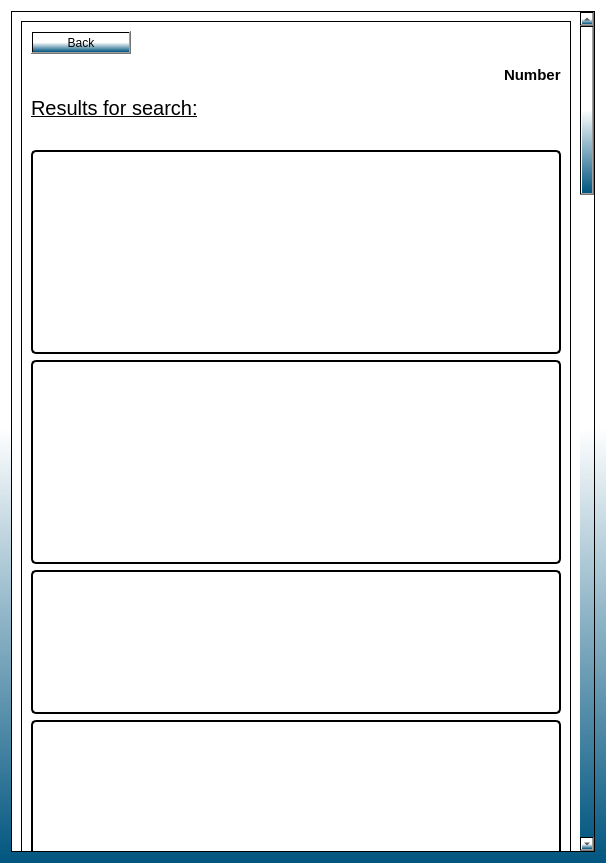
<?xml version="1.0" encoding="UTF-8"?>
<ui version="4.0">
 <class>Dialog</class>
 <widget class="QDialog" name="Dialog">
  <property name="geometry">
   <rect>
    <x>0</x>
    <y>0</y>
    <width>606</width>
    <height>863</height>
   </rect>
  </property>
  <property name="windowTitle">
   <string>Results</string>
  </property>
  <property name="styleSheet">
   <string notr="true">background-color: qlineargradient(spread:pad, x1:1, y1:1, x2:1, y2:0, stop:0 rgba(0, 85, 127, 255), stop:0.505 rgba(255, 255, 255, 255), stop:0.518692 rgba(255, 255, 255, 255), stop:0.551402 rgba(255, 255, 255, 255), stop:1 rgba(255, 255, 255, 255));</string>
  </property>
  <layout class="QVBoxLayout" name="verticalLayout_3">
   <item>
    <widget class="QScrollArea" name="scrollArea">
     <property name="widgetResizable">
      <bool>true</bool>
     </property>
     <widget class="QWidget" name="scrollAreaWidgetContents">
      <property name="geometry">
       <rect>
        <x>0</x>
        <y>0</y>
        <width>561</width>
        <height>4022</height>
       </rect>
      </property>
      <layout class="QVBoxLayout" name="verticalLayout">
       <item>
        <widget class="QFrame" name="frame">
         <property name="minimumSize">
          <size>
           <width>0</width>
           <height>4000</height>
          </size>
         </property>
         <property name="frameShape">
          <enum>QFrame::StyledPanel</enum>
         </property>
         <property name="frameShadow">
          <enum>QFrame::Raised</enum>
         </property>
         <layout class="QVBoxLayout" name="verticalLayout_2">
          <item>
           <widget class="QPushButton" name="Backbutton">
            <property name="minimumSize">
             <size>
              <width>10</width>
              <height>0</height>
             </size>
            </property>
            <property name="maximumSize">
             <size>
              <width>100</width>
              <height>16777215</height>
             </size>
            </property>
            <property name="text">
             <string>Back</string>
            </property>
            <property name="autoDefault">
             <bool>false</bool>
            </property>
           </widget>
          </item>
          <item alignment="Qt::AlignRight">
           <widget class="QLabel" name="ResultsCount">
            <property name="sizePolicy">
             <sizepolicy hsizetype="Preferred" vsizetype="Preferred">
              <horstretch>0</horstretch>
              <verstretch>0</verstretch>
             </sizepolicy>
            </property>
            <property name="minimumSize">
             <size>
              <width>20</width>
              <height>20</height>
             </size>
            </property>
            <property name="maximumSize">
             <size>
              <width>100</width>
              <height>30</height>
             </size>
            </property>
            <property name="font">
             <font>
              <pointsize>-1</pointsize>
              <weight>75</weight>
              <bold>true</bold>
             </font>
            </property>
            <property name="layoutDirection">
             <enum>Qt::LeftToRight</enum>
            </property>
            <property name="styleSheet">
             <string notr="true">color: rgb(0, 0, 0);
background-color: rgb(255, 255, 255);
font-size:15px;

border-radius: 5px;</string>
            </property>
            <property name="text">
             <string>Number</string>
            </property>
            <property name="textInteractionFlags">
             <set>Qt::NoTextInteraction</set>
            </property>
           </widget>
          </item>
          <item>
           <widget class="QLabel" name="label">
            <property name="maximumSize">
             <size>
              <width>16777215</width>
              <height>48</height>
             </size>
            </property>
            <property name="font">
             <font>
              <pointsize>-1</pointsize>
              <underline>true</underline>
             </font>
            </property>
            <property name="styleSheet">
             <string notr="true">background-color: rgb(255, 255, 255);
font-size: 20px;
text-decoration: underline;</string>
            </property>
            <property name="text">
             <string>Results for search:</string>
            </property>
            <property name="alignment">
             <set>Qt::AlignLeading|Qt::AlignLeft|Qt::AlignTop</set>
            </property>
           </widget>
          </item>
          <item>
           <widget class="QLabel" name="FirstResult_0">
            <property name="sizePolicy">
             <sizepolicy hsizetype="Expanding" vsizetype="Preferred">
              <horstretch>0</horstretch>
              <verstretch>0</verstretch>
             </sizepolicy>
            </property>
            <property name="minimumSize">
             <size>
              <width>0</width>
              <height>204</height>
             </size>
            </property>
            <property name="styleSheet">
             <string notr="true">color: rgb(0, 0, 0);
background-color: rgb(255, 255, 255);
font-size:15px;
border: 2px solid;
border-radius: 5px;</string>
            </property>
            <property name="text">
             <string/>
            </property>
            <property name="textFormat">
             <enum>Qt::AutoText</enum>
            </property>
            <property name="scaledContents">
             <bool>false</bool>
            </property>
            <property name="alignment">
             <set>Qt::AlignLeading|Qt::AlignLeft|Qt::AlignTop</set>
            </property>
            <property name="wordWrap">
             <bool>true</bool>
            </property>
            <property name="margin">
             <number>-1</number>
            </property>
            <property name="openExternalLinks">
             <bool>true</bool>
            </property>
            <property name="textInteractionFlags">
             <set>Qt::LinksAccessibleByMouse|Qt::TextSelectableByMouse</set>
            </property>
           </widget>
          </item>
          <item>
           <widget class="QLabel" name="FirstResult_1">
            <property name="sizePolicy">
             <sizepolicy hsizetype="Expanding" vsizetype="Preferred">
              <horstretch>0</horstretch>
              <verstretch>0</verstretch>
             </sizepolicy>
            </property>
            <property name="minimumSize">
             <size>
              <width>0</width>
              <height>204</height>
             </size>
            </property>
            <property name="styleSheet">
             <string notr="true">color: rgb(0, 0, 0);
background-color: rgb(255, 255, 255);
font-size:15px;
border: 2px solid;
border-radius: 5px;</string>
            </property>
            <property name="text">
             <string/>
            </property>
            <property name="textFormat">
             <enum>Qt::AutoText</enum>
            </property>
            <property name="scaledContents">
             <bool>false</bool>
            </property>
            <property name="alignment">
             <set>Qt::AlignLeading|Qt::AlignLeft|Qt::AlignTop</set>
            </property>
            <property name="wordWrap">
             <bool>true</bool>
            </property>
            <property name="margin">
             <number>-1</number>
            </property>
            <property name="openExternalLinks">
             <bool>true</bool>
            </property>
            <property name="textInteractionFlags">
             <set>Qt::LinksAccessibleByMouse|Qt::TextSelectableByMouse</set>
            </property>
           </widget>
          </item>
          <item>
           <widget class="QLabel" name="FirstResult_2">
            <property name="styleSheet">
             <string notr="true">color: rgb(0, 0, 0);
background-color: rgb(255, 255, 255);
font-size:15px;
border: 2px solid;
border-radius: 5px;</string>
            </property>
            <property name="text">
             <string/>
            </property>
            <property name="textFormat">
             <enum>Qt::AutoText</enum>
            </property>
            <property name="scaledContents">
             <bool>false</bool>
            </property>
            <property name="alignment">
             <set>Qt::AlignLeading|Qt::AlignLeft|Qt::AlignTop</set>
            </property>
            <property name="wordWrap">
             <bool>true</bool>
            </property>
            <property name="margin">
             <number>-1</number>
            </property>
            <property name="openExternalLinks">
             <bool>true</bool>
            </property>
            <property name="textInteractionFlags">
             <set>Qt::LinksAccessibleByMouse|Qt::TextSelectableByMouse</set>
            </property>
           </widget>
          </item>
          <item>
           <widget class="QLabel" name="FirstResult_3">
            <property name="styleSheet">
             <string notr="true">color: rgb(0, 0, 0);
background-color: rgb(255, 255, 255);
font-size:15px;
border: 2px solid;
border-radius: 5px;</string>
            </property>
            <property name="text">
             <string/>
            </property>
            <property name="textFormat">
             <enum>Qt::AutoText</enum>
            </property>
            <property name="scaledContents">
             <bool>false</bool>
            </property>
            <property name="alignment">
             <set>Qt::AlignLeading|Qt::AlignLeft|Qt::AlignTop</set>
            </property>
            <property name="wordWrap">
             <bool>true</bool>
            </property>
            <property name="margin">
             <number>-1</number>
            </property>
            <property name="openExternalLinks">
             <bool>true</bool>
            </property>
            <property name="textInteractionFlags">
             <set>Qt::LinksAccessibleByMouse|Qt::TextSelectableByMouse</set>
            </property>
           </widget>
          </item>
          <item>
           <widget class="QLabel" name="FirstResult_4">
            <property name="styleSheet">
             <string notr="true">color: rgb(0, 0, 0);
background-color: rgb(255, 255, 255);
font-size:15px;
border: 2px solid;
border-radius: 5px;</string>
            </property>
            <property name="text">
             <string/>
            </property>
            <property name="textFormat">
             <enum>Qt::AutoText</enum>
            </property>
            <property name="scaledContents">
             <bool>false</bool>
            </property>
            <property name="alignment">
             <set>Qt::AlignLeading|Qt::AlignLeft|Qt::AlignTop</set>
            </property>
            <property name="wordWrap">
             <bool>true</bool>
            </property>
            <property name="margin">
             <number>-1</number>
            </property>
            <property name="openExternalLinks">
             <bool>true</bool>
            </property>
            <property name="textInteractionFlags">
             <set>Qt::LinksAccessibleByMouse|Qt::TextSelectableByMouse</set>
            </property>
           </widget>
          </item>
          <item>
           <widget class="QLabel" name="FirstResult_5">
            <property name="styleSheet">
             <string notr="true">color: rgb(0, 0, 0);
background-color: rgb(255, 255, 255);
font-size:15px;
border: 2px solid;
border-radius: 5px;</string>
            </property>
            <property name="text">
             <string/>
            </property>
            <property name="textFormat">
             <enum>Qt::AutoText</enum>
            </property>
            <property name="scaledContents">
             <bool>false</bool>
            </property>
            <property name="alignment">
             <set>Qt::AlignLeading|Qt::AlignLeft|Qt::AlignTop</set>
            </property>
            <property name="wordWrap">
             <bool>true</bool>
            </property>
            <property name="margin">
             <number>-1</number>
            </property>
            <property name="openExternalLinks">
             <bool>true</bool>
            </property>
            <property name="textInteractionFlags">
             <set>Qt::LinksAccessibleByMouse|Qt::TextSelectableByMouse</set>
            </property>
           </widget>
          </item>
          <item>
           <widget class="QLabel" name="FirstResult_6">
            <property name="styleSheet">
             <string notr="true">color: rgb(0, 0, 0);
background-color: rgb(255, 255, 255);
font-size:15px;
border: 2px solid;
border-radius: 5px;</string>
            </property>
            <property name="text">
             <string/>
            </property>
            <property name="textFormat">
             <enum>Qt::AutoText</enum>
            </property>
            <property name="scaledContents">
             <bool>false</bool>
            </property>
            <property name="alignment">
             <set>Qt::AlignLeading|Qt::AlignLeft|Qt::AlignTop</set>
            </property>
            <property name="wordWrap">
             <bool>true</bool>
            </property>
            <property name="margin">
             <number>-1</number>
            </property>
            <property name="openExternalLinks">
             <bool>true</bool>
            </property>
            <property name="textInteractionFlags">
             <set>Qt::LinksAccessibleByMouse|Qt::TextSelectableByMouse</set>
            </property>
           </widget>
          </item>
          <item>
           <widget class="QLabel" name="FirstResult_7">
            <property name="styleSheet">
             <string notr="true">color: rgb(0, 0, 0);
background-color: rgb(255, 255, 255);
font-size:15px;
border: 2px solid;
border-radius: 5px;</string>
            </property>
            <property name="text">
             <string/>
            </property>
            <property name="textFormat">
             <enum>Qt::AutoText</enum>
            </property>
            <property name="scaledContents">
             <bool>false</bool>
            </property>
            <property name="alignment">
             <set>Qt::AlignLeading|Qt::AlignLeft|Qt::AlignTop</set>
            </property>
            <property name="wordWrap">
             <bool>true</bool>
            </property>
            <property name="margin">
             <number>-1</number>
            </property>
            <property name="openExternalLinks">
             <bool>true</bool>
            </property>
            <property name="textInteractionFlags">
             <set>Qt::LinksAccessibleByMouse|Qt::TextSelectableByMouse</set>
            </property>
           </widget>
          </item>
          <item>
           <widget class="QLabel" name="FirstResult_8">
            <property name="styleSheet">
             <string notr="true">color: rgb(0, 0, 0);
background-color: rgb(255, 255, 255);
font-size:15px;
border: 2px solid;
border-radius: 5px;</string>
            </property>
            <property name="text">
             <string/>
            </property>
            <property name="textFormat">
             <enum>Qt::AutoText</enum>
            </property>
            <property name="scaledContents">
             <bool>false</bool>
            </property>
            <property name="alignment">
             <set>Qt::AlignLeading|Qt::AlignLeft|Qt::AlignTop</set>
            </property>
            <property name="wordWrap">
             <bool>true</bool>
            </property>
            <property name="margin">
             <number>-1</number>
            </property>
            <property name="openExternalLinks">
             <bool>true</bool>
            </property>
            <property name="textInteractionFlags">
             <set>Qt::LinksAccessibleByMouse|Qt::TextSelectableByMouse</set>
            </property>
           </widget>
          </item>
          <item>
           <widget class="QLabel" name="FirstResult_9">
            <property name="styleSheet">
             <string notr="true">color: rgb(0, 0, 0);
background-color: rgb(255, 255, 255);
font-size:15px;
border: 2px solid;
border-radius: 5px;</string>
            </property>
            <property name="text">
             <string/>
            </property>
            <property name="textFormat">
             <enum>Qt::AutoText</enum>
            </property>
            <property name="scaledContents">
             <bool>false</bool>
            </property>
            <property name="alignment">
             <set>Qt::AlignLeading|Qt::AlignLeft|Qt::AlignTop</set>
            </property>
            <property name="wordWrap">
             <bool>true</bool>
            </property>
            <property name="margin">
             <number>-1</number>
            </property>
            <property name="openExternalLinks">
             <bool>true</bool>
            </property>
            <property name="textInteractionFlags">
             <set>Qt::LinksAccessibleByMouse|Qt::TextSelectableByMouse</set>
            </property>
           </widget>
          </item>
          <item>
           <widget class="QLabel" name="FirstResult_10">
            <property name="styleSheet">
             <string notr="true">color: rgb(0, 0, 0);
background-color: rgb(255, 255, 255);
font-size:15px;
border: 2px solid;
border-radius: 5px;</string>
            </property>
            <property name="text">
             <string/>
            </property>
            <property name="textFormat">
             <enum>Qt::AutoText</enum>
            </property>
            <property name="scaledContents">
             <bool>false</bool>
            </property>
            <property name="alignment">
             <set>Qt::AlignLeading|Qt::AlignLeft|Qt::AlignTop</set>
            </property>
            <property name="wordWrap">
             <bool>true</bool>
            </property>
            <property name="margin">
             <number>-1</number>
            </property>
            <property name="openExternalLinks">
             <bool>true</bool>
            </property>
            <property name="textInteractionFlags">
             <set>Qt::LinksAccessibleByMouse|Qt::TextSelectableByMouse</set>
            </property>
           </widget>
          </item>
          <item>
           <widget class="QLabel" name="FirstResult_11">
            <property name="styleSheet">
             <string notr="true">color: rgb(0, 0, 0);
background-color: rgb(255, 255, 255);
font-size:15px;
border: 2px solid;
border-radius: 5px;</string>
            </property>
            <property name="text">
             <string/>
            </property>
            <property name="textFormat">
             <enum>Qt::AutoText</enum>
            </property>
            <property name="scaledContents">
             <bool>false</bool>
            </property>
            <property name="alignment">
             <set>Qt::AlignLeading|Qt::AlignLeft|Qt::AlignTop</set>
            </property>
            <property name="wordWrap">
             <bool>true</bool>
            </property>
            <property name="margin">
             <number>-1</number>
            </property>
            <property name="openExternalLinks">
             <bool>true</bool>
            </property>
            <property name="textInteractionFlags">
             <set>Qt::LinksAccessibleByMouse|Qt::TextSelectableByMouse</set>
            </property>
           </widget>
          </item>
          <item>
           <widget class="QLabel" name="FirstResult_12">
            <property name="styleSheet">
             <string notr="true">color: rgb(0, 0, 0);
background-color: rgb(255, 255, 255);
font-size:15px;
border: 2px solid;
border-radius: 5px;</string>
            </property>
            <property name="text">
             <string/>
            </property>
            <property name="textFormat">
             <enum>Qt::AutoText</enum>
            </property>
            <property name="scaledContents">
             <bool>false</bool>
            </property>
            <property name="alignment">
             <set>Qt::AlignLeading|Qt::AlignLeft|Qt::AlignTop</set>
            </property>
            <property name="wordWrap">
             <bool>true</bool>
            </property>
            <property name="margin">
             <number>-1</number>
            </property>
            <property name="openExternalLinks">
             <bool>true</bool>
            </property>
            <property name="textInteractionFlags">
             <set>Qt::LinksAccessibleByMouse|Qt::TextSelectableByMouse</set>
            </property>
           </widget>
          </item>
          <item>
           <widget class="QLabel" name="FirstResult_13">
            <property name="styleSheet">
             <string notr="true">color: rgb(0, 0, 0);
background-color: rgb(255, 255, 255);
font-size:15px;
border: 2px solid;
border-radius: 5px;</string>
            </property>
            <property name="text">
             <string/>
            </property>
            <property name="textFormat">
             <enum>Qt::AutoText</enum>
            </property>
            <property name="scaledContents">
             <bool>false</bool>
            </property>
            <property name="alignment">
             <set>Qt::AlignLeading|Qt::AlignLeft|Qt::AlignTop</set>
            </property>
            <property name="wordWrap">
             <bool>true</bool>
            </property>
            <property name="margin">
             <number>-1</number>
            </property>
            <property name="openExternalLinks">
             <bool>true</bool>
            </property>
            <property name="textInteractionFlags">
             <set>Qt::LinksAccessibleByMouse|Qt::TextSelectableByMouse</set>
            </property>
           </widget>
          </item>
          <item>
           <widget class="QLabel" name="FirstResult_14">
            <property name="styleSheet">
             <string notr="true">color: rgb(0, 0, 0);
background-color: rgb(255, 255, 255);
font-size:15px;
border: 2px solid;
border-radius: 5px;</string>
            </property>
            <property name="text">
             <string/>
            </property>
            <property name="textFormat">
             <enum>Qt::AutoText</enum>
            </property>
            <property name="scaledContents">
             <bool>false</bool>
            </property>
            <property name="alignment">
             <set>Qt::AlignLeading|Qt::AlignLeft|Qt::AlignTop</set>
            </property>
            <property name="wordWrap">
             <bool>true</bool>
            </property>
            <property name="margin">
             <number>-1</number>
            </property>
            <property name="openExternalLinks">
             <bool>true</bool>
            </property>
            <property name="textInteractionFlags">
             <set>Qt::LinksAccessibleByMouse|Qt::TextSelectableByMouse</set>
            </property>
           </widget>
          </item>
          <item>
           <widget class="QLabel" name="FirstResult_15">
            <property name="styleSheet">
             <string notr="true">color: rgb(0, 0, 0);
background-color: rgb(255, 255, 255);
font-size:15px;
border: 2px solid;
border-radius: 5px;</string>
            </property>
            <property name="text">
             <string/>
            </property>
            <property name="textFormat">
             <enum>Qt::AutoText</enum>
            </property>
            <property name="scaledContents">
             <bool>false</bool>
            </property>
            <property name="alignment">
             <set>Qt::AlignLeading|Qt::AlignLeft|Qt::AlignTop</set>
            </property>
            <property name="wordWrap">
             <bool>true</bool>
            </property>
            <property name="margin">
             <number>-1</number>
            </property>
            <property name="openExternalLinks">
             <bool>true</bool>
            </property>
            <property name="textInteractionFlags">
             <set>Qt::LinksAccessibleByMouse|Qt::TextSelectableByMouse</set>
            </property>
           </widget>
          </item>
          <item>
           <widget class="QLabel" name="FirstResult_16">
            <property name="styleSheet">
             <string notr="true">color: rgb(0, 0, 0);
background-color: rgb(255, 255, 255);
font-size:15px;
border: 2px solid;
border-radius: 5px;</string>
            </property>
            <property name="text">
             <string/>
            </property>
            <property name="textFormat">
             <enum>Qt::AutoText</enum>
            </property>
            <property name="scaledContents">
             <bool>false</bool>
            </property>
            <property name="alignment">
             <set>Qt::AlignLeading|Qt::AlignLeft|Qt::AlignTop</set>
            </property>
            <property name="wordWrap">
             <bool>true</bool>
            </property>
            <property name="margin">
             <number>-1</number>
            </property>
            <property name="openExternalLinks">
             <bool>true</bool>
            </property>
            <property name="textInteractionFlags">
             <set>Qt::LinksAccessibleByMouse|Qt::TextSelectableByMouse</set>
            </property>
           </widget>
          </item>
          <item>
           <widget class="QLabel" name="FirstResult_17">
            <property name="styleSheet">
             <string notr="true">color: rgb(0, 0, 0);
background-color: rgb(255, 255, 255);
font-size:15px;
border: 2px solid;
border-radius: 5px;</string>
            </property>
            <property name="text">
             <string/>
            </property>
            <property name="textFormat">
             <enum>Qt::AutoText</enum>
            </property>
            <property name="scaledContents">
             <bool>false</bool>
            </property>
            <property name="alignment">
             <set>Qt::AlignLeading|Qt::AlignLeft|Qt::AlignTop</set>
            </property>
            <property name="wordWrap">
             <bool>true</bool>
            </property>
            <property name="margin">
             <number>-1</number>
            </property>
            <property name="openExternalLinks">
             <bool>true</bool>
            </property>
            <property name="textInteractionFlags">
             <set>Qt::LinksAccessibleByMouse|Qt::TextSelectableByMouse</set>
            </property>
           </widget>
          </item>
          <item>
           <widget class="QLabel" name="FirstResult_18">
            <property name="styleSheet">
             <string notr="true">color: rgb(0, 0, 0);
background-color: rgb(255, 255, 255);
font-size:15px;
border: 2px solid;
border-radius: 5px;</string>
            </property>
            <property name="text">
             <string/>
            </property>
            <property name="textFormat">
             <enum>Qt::AutoText</enum>
            </property>
            <property name="scaledContents">
             <bool>false</bool>
            </property>
            <property name="alignment">
             <set>Qt::AlignLeading|Qt::AlignLeft|Qt::AlignTop</set>
            </property>
            <property name="wordWrap">
             <bool>true</bool>
            </property>
            <property name="margin">
             <number>-1</number>
            </property>
            <property name="openExternalLinks">
             <bool>true</bool>
            </property>
            <property name="textInteractionFlags">
             <set>Qt::LinksAccessibleByMouse|Qt::TextSelectableByMouse</set>
            </property>
           </widget>
          </item>
          <item>
           <widget class="QLabel" name="FirstResult_19">
            <property name="styleSheet">
             <string notr="true">color: rgb(0, 0, 0);
background-color: rgb(255, 255, 255);
font-size:15px;
border: 2px solid;
border-radius: 5px;</string>
            </property>
            <property name="text">
             <string/>
            </property>
            <property name="textFormat">
             <enum>Qt::AutoText</enum>
            </property>
            <property name="scaledContents">
             <bool>false</bool>
            </property>
            <property name="alignment">
             <set>Qt::AlignLeading|Qt::AlignLeft|Qt::AlignTop</set>
            </property>
            <property name="wordWrap">
             <bool>true</bool>
            </property>
            <property name="margin">
             <number>-1</number>
            </property>
            <property name="openExternalLinks">
             <bool>true</bool>
            </property>
            <property name="textInteractionFlags">
             <set>Qt::LinksAccessibleByMouse|Qt::TextSelectableByMouse</set>
            </property>
           </widget>
          </item>
          <item>
           <widget class="QLabel" name="FirstResult_20">
            <property name="styleSheet">
             <string notr="true">color: rgb(0, 0, 0);
background-color: rgb(255, 255, 255);
font-size:15px;
border: 2px solid;
border-radius: 5px;</string>
            </property>
            <property name="text">
             <string/>
            </property>
            <property name="textFormat">
             <enum>Qt::AutoText</enum>
            </property>
            <property name="scaledContents">
             <bool>false</bool>
            </property>
            <property name="alignment">
             <set>Qt::AlignLeading|Qt::AlignLeft|Qt::AlignTop</set>
            </property>
            <property name="wordWrap">
             <bool>true</bool>
            </property>
            <property name="margin">
             <number>-1</number>
            </property>
            <property name="openExternalLinks">
             <bool>true</bool>
            </property>
            <property name="textInteractionFlags">
             <set>Qt::LinksAccessibleByMouse|Qt::TextSelectableByMouse</set>
            </property>
           </widget>
          </item>
          <item>
           <widget class="QLabel" name="FirstResult_21">
            <property name="styleSheet">
             <string notr="true">color: rgb(0, 0, 0);
background-color: rgb(255, 255, 255);
font-size:15px;
border: 2px solid;
border-radius: 5px;</string>
            </property>
            <property name="text">
             <string/>
            </property>
            <property name="textFormat">
             <enum>Qt::AutoText</enum>
            </property>
            <property name="scaledContents">
             <bool>false</bool>
            </property>
            <property name="alignment">
             <set>Qt::AlignLeading|Qt::AlignLeft|Qt::AlignTop</set>
            </property>
            <property name="wordWrap">
             <bool>true</bool>
            </property>
            <property name="margin">
             <number>-1</number>
            </property>
            <property name="openExternalLinks">
             <bool>true</bool>
            </property>
            <property name="textInteractionFlags">
             <set>Qt::LinksAccessibleByMouse|Qt::TextSelectableByMouse</set>
            </property>
           </widget>
          </item>
          <item>
           <widget class="QLabel" name="FirstResult_22">
            <property name="styleSheet">
             <string notr="true">color: rgb(0, 0, 0);
background-color: rgb(255, 255, 255);
font-size:15px;
border: 2px solid;
border-radius: 5px;</string>
            </property>
            <property name="text">
             <string/>
            </property>
            <property name="textFormat">
             <enum>Qt::AutoText</enum>
            </property>
            <property name="scaledContents">
             <bool>false</bool>
            </property>
            <property name="alignment">
             <set>Qt::AlignLeading|Qt::AlignLeft|Qt::AlignTop</set>
            </property>
            <property name="wordWrap">
             <bool>true</bool>
            </property>
            <property name="margin">
             <number>-1</number>
            </property>
            <property name="openExternalLinks">
             <bool>true</bool>
            </property>
            <property name="textInteractionFlags">
             <set>Qt::LinksAccessibleByMouse|Qt::TextSelectableByMouse</set>
            </property>
           </widget>
          </item>
          <item>
           <widget class="QLabel" name="FirstResult_23">
            <property name="styleSheet">
             <string notr="true">color: rgb(0, 0, 0);
background-color: rgb(255, 255, 255);
font-size:15px;
border: 2px solid;
border-radius: 5px;</string>
            </property>
            <property name="text">
             <string/>
            </property>
            <property name="textFormat">
             <enum>Qt::AutoText</enum>
            </property>
            <property name="scaledContents">
             <bool>false</bool>
            </property>
            <property name="alignment">
             <set>Qt::AlignLeading|Qt::AlignLeft|Qt::AlignTop</set>
            </property>
            <property name="wordWrap">
             <bool>true</bool>
            </property>
            <property name="margin">
             <number>-1</number>
            </property>
            <property name="openExternalLinks">
             <bool>true</bool>
            </property>
            <property name="textInteractionFlags">
             <set>Qt::LinksAccessibleByMouse|Qt::TextSelectableByMouse</set>
            </property>
           </widget>
          </item>
          <item>
           <widget class="QLabel" name="FirstResult_24">
            <property name="styleSheet">
             <string notr="true">color: rgb(0, 0, 0);
background-color: rgb(255, 255, 255);
font-size:15px;
border: 2px solid;
border-radius: 5px;</string>
            </property>
            <property name="text">
             <string/>
            </property>
            <property name="textFormat">
             <enum>Qt::AutoText</enum>
            </property>
            <property name="scaledContents">
             <bool>false</bool>
            </property>
            <property name="alignment">
             <set>Qt::AlignLeading|Qt::AlignLeft|Qt::AlignTop</set>
            </property>
            <property name="wordWrap">
             <bool>true</bool>
            </property>
            <property name="margin">
             <number>-1</number>
            </property>
            <property name="openExternalLinks">
             <bool>true</bool>
            </property>
            <property name="textInteractionFlags">
             <set>Qt::LinksAccessibleByMouse|Qt::TextSelectableByMouse</set>
            </property>
           </widget>
          </item>
         </layout>
        </widget>
       </item>
      </layout>
     </widget>
    </widget>
   </item>
  </layout>
 </widget>
 <resources/>
 <connections/>
</ui>
